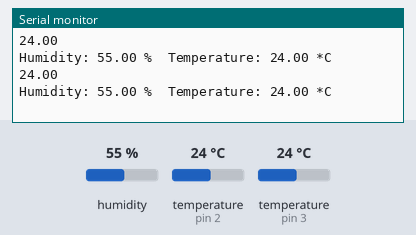
The sketch below on a simulated Arduino Uno, built with avr-gcc and run on an emulated ATmega328P. Parts: the last lines printed to the serial monitor. Inputs (shaded band) come from the test bench; at power-on: humidity 55 %, temperature (sensors on pin 2, pin 3) 24 °C.

Above: at 4.6 s.
4.7 s: humidity set to 22 %
At 9.2 s:
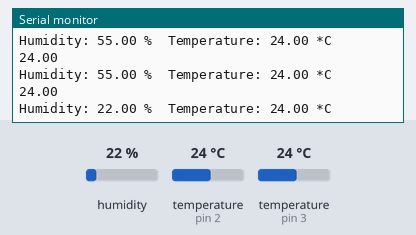
9.4 s: temperature (sensor on pin 2) set to 12 °C
At 13.4 s:
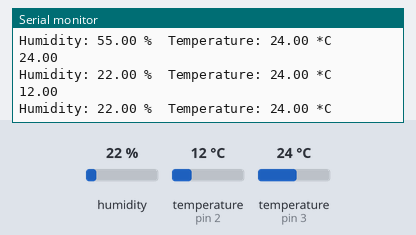
14.1 s: temperature (sensor on pin 3) set to 12 °C
At 17.1 s:
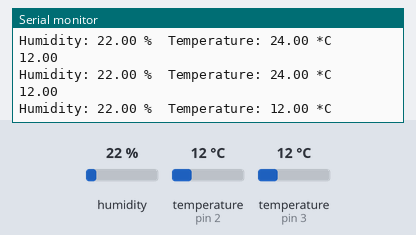
18.8 s: temperature (sensor on pin 2) set to 19 °C
At 20.8 s:
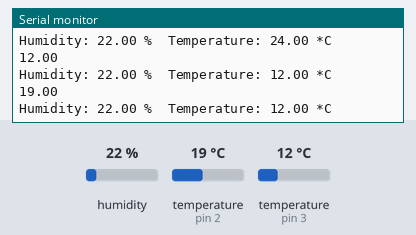
23.5 s: humidity set to 40 %
At 28.2 s:
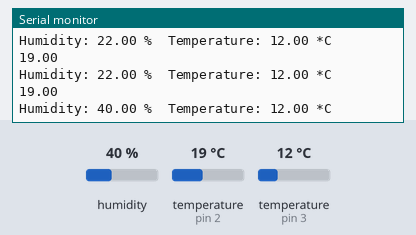
Timing chart, 0 to 29.2 s (numbered marks = the images above; inputs shaded):
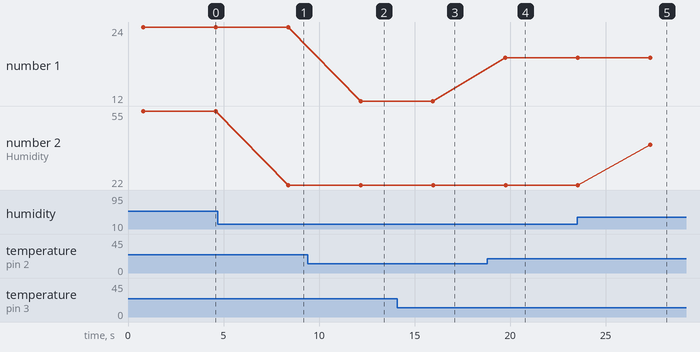

Measured:
- after the input at 4.7 s, the serial monitor: prints a new line after 3.7 s (image 1)
- after the input at 9.4 s, the serial monitor: prints a new line after 2.8 s (image 2)
- after the input at 14.1 s, the serial monitor: prints a new line after 1.9 s (image 3)
- after the input at 18.8 s, the serial monitor: prints a new line after 0.95 s (image 4)
- after the input at 23.5 s, the serial monitor: prints a new line after 3.8 s (image 5)
- plotted number 1: 24 → 12 after the input at 9.4 s, 12 → 19 after the input at 18.8 s
- plotted number 2: 55 → 22 after the input at 4.7 s, 22 → 40 after the input at 23.5 s

The sketch:

dht_ds.ino
```cpp
// Example testing sketch for various DHT humidity/temperature sensors
// Written by ladyada, public domain

#include "DHT.h"
#include <OneWire.h>
#include <DallasTemperature.h>

#define DHTPIN 3     // what pin we're connected to
// Data wire is plugged into port 2 on the Arduino
#define ONE_WIRE_BUS 2

// Setup a oneWire instance to communicate with any OneWire devices (not just Maxim/Dallas temperature ICs)
OneWire oneWire(ONE_WIRE_BUS);

// Pass our oneWire reference to Dallas Temperature.
DallasTemperature sensors(&oneWire);

// Uncomment whatever type you're using!
#define DHTTYPE DHT11   // DHT 11
//#define DHTTYPE DHT22   // DHT 22  (AM2302)
//#define DHTTYPE DHT21   // DHT 21 (AM2301)

// Connect pin 1 (on the left) of the sensor to +5V
// Connect pin 2 of the sensor to whatever your DHTPIN is
// Connect pin 4 (on the right) of the sensor to GROUND
// Connect a 10K resistor from pin 2 (data) to pin 1 (power) of the sensor

DHT dht(DHTPIN, DHTTYPE);

void setup() {
  Serial.begin(9600);

  dht.begin();
  sensors.begin();
}

void loop() {
  // Reading temperature or humidity takes about 250 milliseconds!
  // Sensor readings may also be up to 2 seconds 'old' (its a very slow sensor)
  float h = dht.readHumidity();
  float t = dht.readTemperature();
  sensors.requestTemperatures(); // Send the command to get temperatures
  Serial.println(sensors.getTempCByIndex(0));

  // check if returns are valid, if they are NaN (not a number) then something went wrong!
  if (isnan(t) || isnan(h)) {
    Serial.println("Failed to read from DHT");
  } else {
    Serial.print("Humidity: ");
    Serial.print(h);
    Serial.print(" %\t");
    Serial.print("Temperature: ");
    Serial.print(t);
    Serial.println(" *C");
  }

  delay(3000);
}
```
